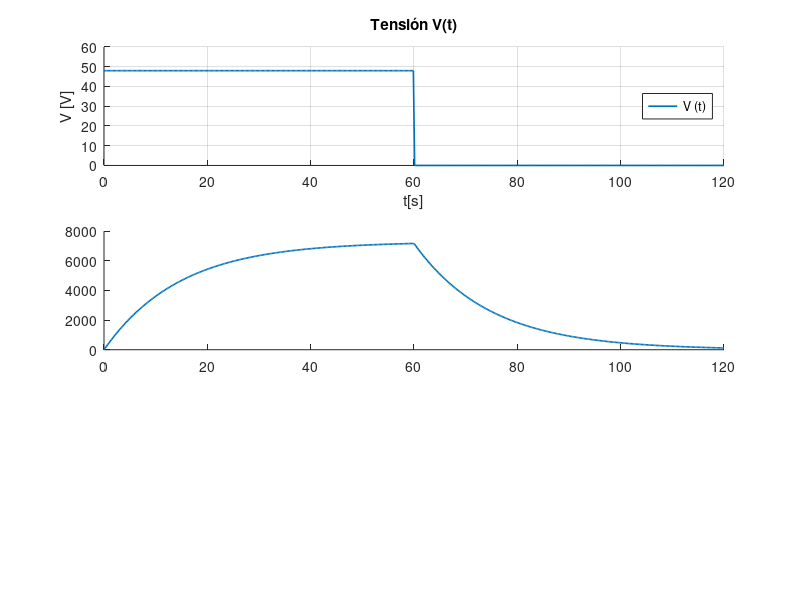

The MATLAB source for this figure: (Note: this script raises an error after producing the figure.)
clc
clear 
close all

%% EMULACION FLYWHEEL CON PMDCM - CHARGE - STORING MODE

%% Parámetros Zhang

L = 3.6e-3;
R = 0.5;
J = 0.123;
kb = 0.062070427805750; % V/rad/s
ki = 0.066845076098500;
B = 1e-4;
Vin = 48;
w_ss = 7296.67611231985;                           % velocidad angular en estado estable
i_ss = 1.14321362082603;                           % corriente en estado estable

t = linspace(0,120,500);                          % Se define el tiempo

%% CARGA

v_c = [Vin*ones(1,250) zeros(1,250)] ;               % Tensión de Entrada Flywheel. Modo motor

% Modelo Espacios de Estado CHARGE - STORING MODE

A = [-R/L , -kb/L ; ki/J , -B/J ];
B = [ 1/L ; 0 ];
C = [0 , 1; 1 , 0];
D = 0;
sys = ss(A,B,C,D);
u = v_c;
w = lsim(sys,u,t);

w_c = 9.5492965855*w(:,1);          % velocidad angular / conversión rad/s a rpm
i_c = w(:,end);                      % corriente

FigE = figure;
figure (FigE);

%% COMPORTAMIENTO DE TENSION CARGA / STORAGE MODE

subplot(3,1,1)

hold on
plot(t,v_c,'LineWidth',1.2)
title('Tensión V(t)');
xlabel('t[s]'); 
ylabel('V [V]');
ylim([0 60])
legend('V (t)');
legend('Location','east');
grid on

%% COMPORTAMIENTO DE LA VELOCIDAD ANGULAR CARGA / STORAGE MODE

subplot(3,1,2)

hold on
plot(t,w_c,'LineWidth',1.2)
yline(w_ss,'-.','LineWidth',1.2)           % velocidad angular en estado estable
title('Velocidad angular \omega(t)');
xlabel('t [s]'); 
ylabel('\omega [rpm]');
legend('\omega (t)','\omega_{ss}' );
legend('Location','east');

text(80,6500,'\omega_{ss} \cong 7296.6 rpm')

grid on

%% COMPORTAMIENTO DE LA CORRIENTE CARGA / STORAGE MODE
subplot(3,1,3)

hold on
plot(t,i_c,'LineWidth',1.2)
yline(i_ss,'-.','LineWidth',1.2)                    % corriente en estado estable
title('Corriente i(t)');
xlabel('t[s]'); 
ylabel('i [A]');
legend({'i (t)', 'i_{ss}'});
legend('Location' ,'northeast');

text(80,20,'i_{ss} \cong 1.1432 A')

grid on

